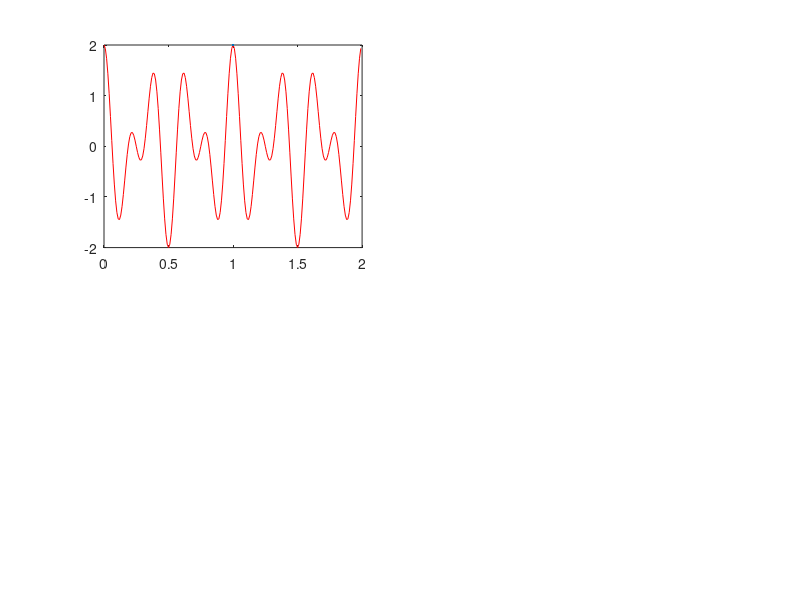

This chart was generated by the following MATLAB code: (Note: this script raises an error after producing the figure.)
clc,clear all,close all;
% LTI and LTV Signal Fourier Transform
% 09-Mar-2024
% Written By: Rasit
%% Create Data
Ts = 1e-2; % Sampling Periode
Fs = 1/Ts; % Sampling Freq
t = (0:Ts:2-Ts)'; % Time Vec
NoD = size(t,1);  % Number Of Data
f0 = 3;   % Signal Freq
f1 = 5;  % Signal Freq
TISignal = 1*cos(2*pi*f0*t) + 1*cos(2*pi*f1*t); % LTI Signal
TVSignal = [1*cos(2*pi*f0*t(1:end/2)); 1*cos(2*pi*f1*t(end/2:end-1))]; % LTV Signal


figure('units','normalized','outerposition',[0 0 1 1],'color','w')
subplot(221)
plot(t,TISignal,"r",LineWidth=2)
xline(0),yline(0)
xlabel('Time (seconds)')
ylabel('Amplitude')
title("Time Invariant Signal")
axis([-.5 2.5 -2.5 2.5])
text(.5,-1.5,'\leftarrow cos(2\pi5t) + cos(2\pi10t)',FontSize=15)

subplot(222)
plot(t,TVSignal,"r",LineWidth=2)
xline(0),yline(0)
xline(t(end/2),"b")
xlabel('Time (seconds)')
ylabel('Amplitude')
title("Time Varying Signal")
axis([-.5 2.5 -1.5 1.5])
text(.1,1.1,'\leftarrow cos(2\pi5t)',FontSize=15)
text(1.1,1.1,'\leftarrow cos(2\pi10t)',FontSize=15)


subplot(223)
plot((0:length(TISignal)-1)*Fs/length(TISignal),abs(fft(TISignal/NoD)),"r",LineWidth=2)
xlabel('Frequency (Hz)'),grid on
ylabel('Magnitude')
title("Frequency Domain")

subplot(224)
plot((0:length(TVSignal)-1)*Fs/length(TVSignal),abs(fft(TVSignal/NoD)),"r",LineWidth=2)
xlabel('Frequency (Hz)'),grid on
ylabel('Magnitude')
title("Frequency Domain")